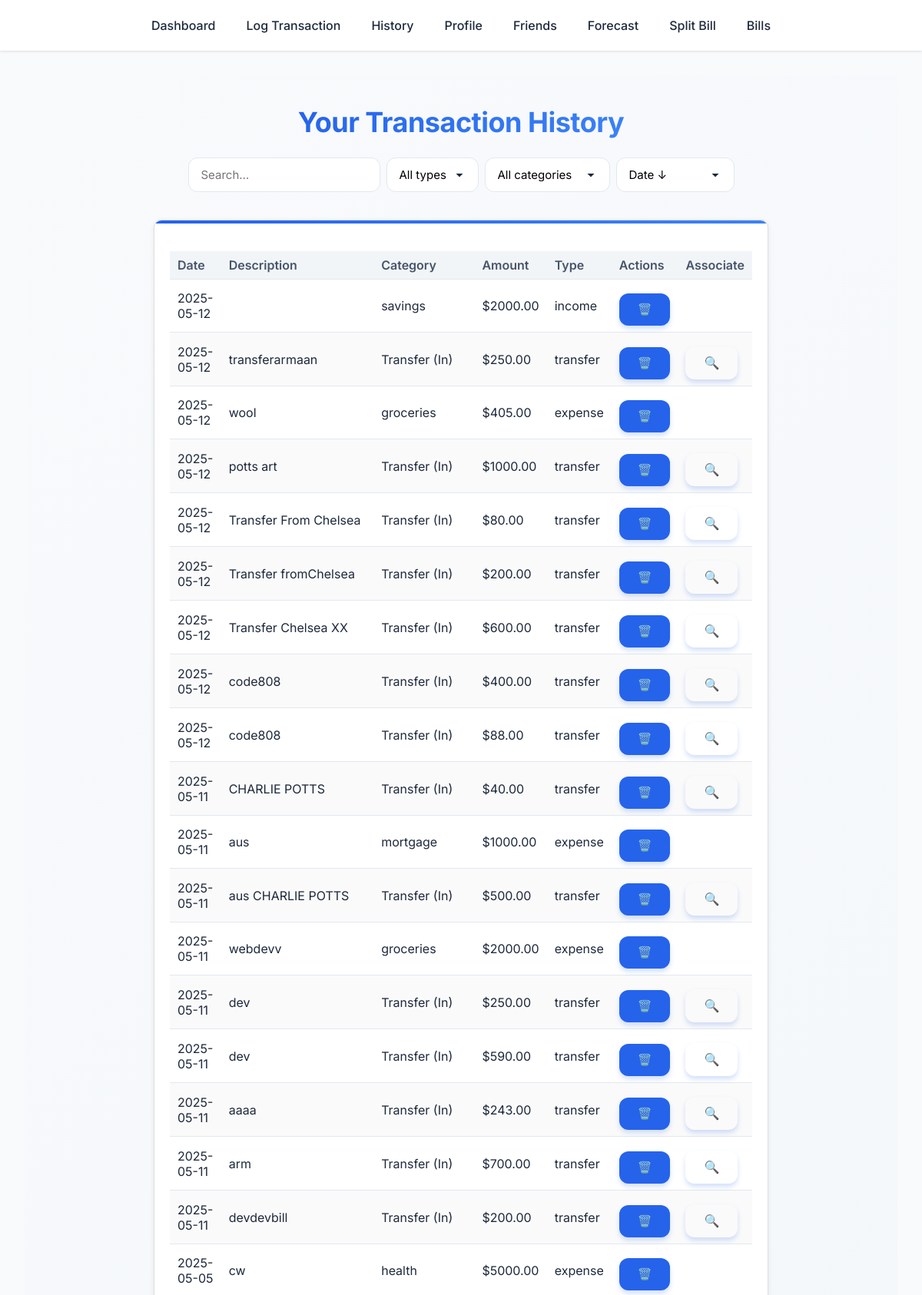
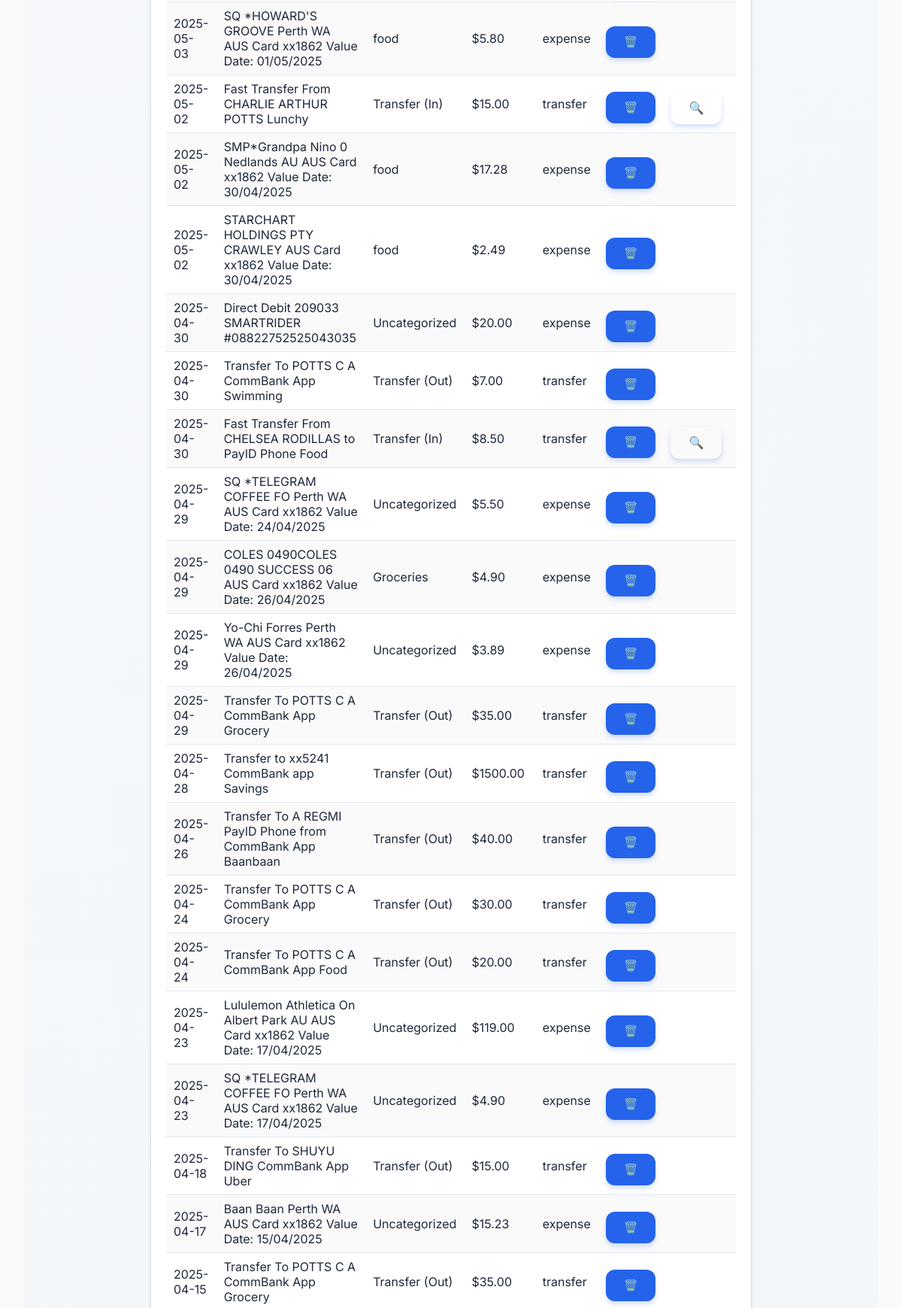
Screenshot of /history (signed in, upper part) with the database file from the repository (2 pictures, top to bottom).
### app/models.py (models this page shows, shortened)
class Transaction(db.Model):
    __tablename__ = 'transactions'
    id                 = db.Column(db.Integer, primary_key=True)
    user_id            = db.Column(
        db.Integer,
        db.ForeignKey('users.id', ondelete='CASCADE'),
        nullable=False
    )
    date               = db.Column(db.Date, nullable=False)
    amount             = db.Column(db.Numeric(10, 2), nullable=False)  # always stored positive
    category           = db.Column(db.String, nullable=False)
    type               = db.Column(
        db.Enum(TransactionType, name='tx_type'),
        nullable=False
    )
    transfer_direction = db.Column(db.Enum('in','out', name='transfer_dir'), nullable=True)
    description        = db.Column(db.String(255), nullable=True)
    user               = db.relationship(
        'User',
        back_populates='transactions'
    )
    bill_transactions = db.relationship('BillTransaction',
                                        back_populates='transaction')

### app/routes.py (the view, shortened to what this page needs)
@main.route('/history', methods=['GET', 'POST'])
@login_required
def history():
    PER_PAGE = 50
    page = request.args.get('page', 1, type=int)
    pagination = (Transaction.query
                  .filter_by(user_id=current_user.id)
                  .order_by(Transaction.date.desc())
                  .paginate(page=page, per_page=PER_PAGE, error_out=False))
    return render_template(
        'history.html',
        transactions=pagination.items,
        TransactionType=TransactionType,
        pagination=pagination,
        form=TransactionForm()
    )

### app/__init__.py (called while the page is built)
def create_app():
    app = Flask(__name__)
    app.config.from_object('config.Config')
    CSRFProtect(app)
    db.init_app(app)
    migrate.init_app(app, db)
    login_manager.init_app(app)
    with app.app_context():
        alembic_upgrade()
    from .models import User
    @login_manager.user_loader
    def load_user(user_id):
        return User.query.get(int(user_id))
    from .routes import main
    app.register_blueprint(main)
    return app

### app/templates/history.html (shortened to what this page needs)
{% extends "base.html" %}
{% block content %}
<div class="page-container">
  <h1>Your Transaction History</h1>
  <div class="controls">
    <input class=" input-box" id="search" type="text" placeholder="Search…" />
    <select id="filter-type"  class = "input-box">
      <option value="" >All types</option>
    </select>
    <select id="filter-cat"  class = "input-box">
      <option value="">All categories</option>
      {% set SUGGEST = ['food','groceries','travel','shopping','health','salary','savings','refund','uncategorized'] %}
    </select>
    <select id="sort" class = "input-box">
      <option value="date-desc">Date ↓</option>
    </select>
  </div>
  <div class="card">
    <table class="transaction-table">
      <thead>
        <tr>
          <th>Date</th><th>Description</th><th>Category</th>
          <th>Amount</th><th>Type</th><th>Actions</th><th>Associate</th>
        </tr>
      </thead>
      <tbody>
      {% for tx in transactions %}
        <tr data-tx="{{ tx.id }}">
          <td>{{ tx.date }}</td>
          <td>{{ tx.description }}</td>
          <td class="cat-cell" data-cat="{{ tx.category }}">
            <span class="cat-view">{{ tx.category }}</span>
          </td>
          <td>${{ "%.2f"|format(tx.amount) }}</td>
          <td>{{ tx.type.value }}</td>
          <td>
            <form method="POST" style="display:inline;">
              <button type="submit" class="btn" title="Delete">🗑️</button>
            </form>
          </td>
          <td>
            {% if tx.type == TransactionType.transfer and tx.transfer_direction == 'in' %}
              <button class="btn btn--sm btn-ghost"
                      title="Associate friend"
                      data-tx="{{ tx.id }}">🔍</button>
            {% endif %}
          </td>
        </tr>
      {% endfor %}
      </tbody>
    </table>
  </div>
</div>
{% endblock %}

### app/static/css/main.css (style rules this page uses)
:root { --primary: #2563eb; --primary-dark: #1d4ed8; --secondary: #64748b; --accent: #3b82f6; --success: #10b981; --warning: #f59e0b; --danger: #ef4444; --background: #f8fafc; --white: #ffffff; --text-primary: #1e293b; --text-secondary: #475569; --shadow-sm: 0 1px 3px rgba(0,0,0,0.12); --shadow-md: 0 4px 6px -1px rgba(0,0,0,0.1); --shadow-lg: 0 10px 15px -3px rgba(0,0,0,0.1); }
* { box-sizing: border-box; margin: 0; padding: 0; }
body { margin: 0; font-family: 'Inter', sans-serif; background: var(--background); color: var(--text-primary); }
.page-container { padding: 40px 60px; position: relative; display: flex; flex-direction: column; align-items: center; background: linear-gradient(135deg, #f8fafc 0%, #f1f5f9 100%); min-height: 80vh; }
h1 { font-size: 36px; background: linear-gradient(135deg, var(--primary) 0%, var(--accent) 100%); background-clip: text; -webkit-background-clip: text; -webkit-text-fill-color: transparent; font-weight: 700; margin-bottom: 24px; letter-spacing: -0.5px; line-height: 1.2; text-align: center; position: relative; z-index: 1; }
.card { background-color: var(--white); border-radius: 16px; padding: 24px; box-shadow: var(--shadow-md); margin-bottom: 24px; width: 100%; max-width: 800px; position: relative; overflow: hidden; }
.card::before { content: ''; position: absolute; top: 0; left: 0; width: 100%; height: 4px; background: linear-gradient(90deg, var(--primary) 0%, var(--accent) 100%); }
.input-box { margin-bottom: 20px; padding: 12px 16px; border: 1px solid #e2e8f0; border-radius: 12px; background: var(--white); font-family: 'Inter', sans-serif; font-size: 15px; transition: all 0.2s ease; }
select.input-box { background-repeat: no-repeat; background-position: right 16px center; appearance: none; padding-right: 40px; }
.button, button[type="submit"], .btn { padding: 12px 24px; border: none; background-color: var(--primary); color: var(--white); font-size: 15px; font-weight: 600; border-radius: 12px; cursor: pointer; transition: all 0.2s cubic-bezier(0.4, 0, 0.2, 1); box-shadow: 0 4px 6px rgba(37, 99, 235, 0.2); margin-top: 10px; }
.transaction-table { width: 100%; border-collapse: collapse; margin-top: 20px; }
.transaction-table th, .transaction-table td { padding: 12px 16px; text-align: left; border-bottom: 1px solid #e2e8f0; }
.transaction-table th { background-color: #f8fafc; font-weight: 600; color: var(--text-secondary); }

### app/templates/history.html (style rules this page uses)
.controls { display:flex;flex-wrap:wrap;gap:8px;margin:0 0 16px; }
.card { background:#fff;border:1px solid #ddd;border-radius:10px; padding:20px;box-shadow:0 2px 6px rgba(0,0,0,.08);overflow-x:auto; }
.transaction-table { width:100%;border-collapse:collapse; }
.transaction-table th,.transaction-table td { padding:8px 10px;text-align:left; }
.transaction-table th { background:#f2f5f8; }
.transaction-table tr:nth-child(even) { background:#fafafa; }
.cat-cell { cursor:pointer; }
.btn { border:none;background:none;cursor:pointer;font-size:1em; }

### rows the page displays
Transaction: date "2025-05-12", category "savings", amount "2000.00", type.value "income"
Transaction: date "2025-05-12", description "transferarmaan", category "Transfer (In)", amount "250.00", type.value "transfer"
Transaction: date "2025-05-12", description "wool", category "groceries", amount "405.00", type.value "expense"
Transaction: date "2025-05-12", description "potts art", category "Transfer (In)", amount "1000.00", type.value "transfer"
Transaction: date "2025-05-12", description "Transfer From Chelsea", category "Transfer (In)", amount "80.00", type.value "transfer"
Transaction: date "2025-05-12", description "Transfer fromChelsea", category "Transfer (In)", amount "200.00", type.value "transfer"
Transaction: date "2025-05-12", description "Transfer Chelsea XX", category "Transfer (In)", amount "600.00", type.value "transfer"
Transaction: date "2025-05-12", description "code808", category "Transfer (In)", amount "400.00", type.value "transfer"
Transaction: date "2025-05-12", description "code808", category "Transfer (In)", amount "88.00", type.value "transfer"
Transaction: date "2025-05-11", description "CHARLIE POTTS", category "Transfer (In)", amount "40.00", type.value "transfer"
Transaction: date "2025-05-11", description "aus", category "mortgage", amount "1000.00", type.value "expense"
Transaction: date "2025-05-11", description "aus CHARLIE POTTS", category "Transfer (In)", amount "500.00", type.value "transfer"
Transaction: date "2025-05-11", description "webdevv", category "groceries", amount "2000.00", type.value "expense"
Transaction: date "2025-05-11", description "dev", category "Transfer (In)", amount "250.00", type.value "transfer"
Transaction: date "2025-05-11", description "dev", category "Transfer (In)", amount "590.00", type.value "transfer"
Transaction: date "2025-05-11", description "aaaa", category "Transfer (In)", amount "243.00", type.value "transfer"
Transaction: date "2025-05-11", description "arm", category "Transfer (In)", amount "700.00", type.value "transfer"
Transaction: date "2025-05-11", description "devdevbill", category "Transfer (In)", amount "200.00", type.value "transfer"
Transaction: date "2025-05-05", description "cw", category "health", amount "5000.00", type.value "expense"
Transaction: date "2025-05-03", description "SQ *HOWARD'S GROOVE Perth WA AUS Card xx1862 Value Date: 01/05/2025", category "food", amount "5.80", type.value "expense"
Transaction: date "2025-05-02", description "Fast Transfer From CHARLIE ARTHUR POTTS Lunchy", category "Transfer (In)", amount "15.00", type.value "transfer"
Transaction: date "2025-05-02", description "SMP*Grandpa Nino 0 Nedlands AU AUS Card xx1862 Value Date: 30/04/2025", category "food", amount "17.28", type.value "expense"
Transaction: date "2025-05-02", description "STARCHART HOLDINGS PTY CRAWLEY AUS Card xx1862 Value Date: 30/04/2025", category "food", amount "2.49", type.value "expense"
Transaction: date "2025-04-30", description "Direct Debit 209033 SMARTRIDER #08822752525043035", category "Uncategorized", amount "20.00", type.value "expense"
Transaction: date "2025-04-30", description "Transfer To POTTS C A CommBank App Swimming", category "Transfer (Out)", amount "7.00", type.value "transfer"
Transaction: date "2025-04-30", description "Fast Transfer From CHELSEA RODILLAS to PayID Phone Food", category "Transfer (In)", amount "8.50", type.value "transfer"
Transaction: date "2025-04-29", description "SQ *TELEGRAM COFFEE FO Perth WA AUS Card xx1862 Value Date: 24/04/2025", category "Uncategorized", amount "5.50", type.value "expense"
Transaction: date "2025-04-29", description "COLES 0490COLES 0490 SUCCESS 06 AUS Card xx1862 Value Date: 26/04/2025", category "Groceries", amount "4.90", type.value "expense"
Transaction: date "2025-04-29", description "Yo-Chi Forres Perth WA AUS Card xx1862 Value Date: 26/04/2025", category "Uncategorized", amount "3.89", type.value "expense"
Transaction: date "2025-04-29", description "Transfer To POTTS C A CommBank App Grocery", category "Transfer (Out)", amount "35.00", type.value "transfer"
Transaction: date "2025-04-28", description "Transfer to xx5241 CommBank app Savings", category "Transfer (Out)", amount "1500.00", type.value "transfer"
Transaction: date "2025-04-26", description "Transfer To A REGMI PayID Phone from CommBank App Baanbaan", category "Transfer (Out)", amount "40.00", type.value "transfer"
Transaction: date "2025-04-24", description "Transfer To POTTS C A CommBank App Grocery", category "Transfer (Out)", amount "30.00", type.value "transfer"
Transaction: date "2025-04-24", description "Transfer To POTTS C A CommBank App Food", category "Transfer (Out)", amount "20.00", type.value "transfer"
Transaction: date "2025-04-23", description "Lululemon Athletica On Albert Park AU AUS Card xx1862 Value Date: 17/04/2025", category "Uncategorized", amount "119.00", type.value "expense"
Transaction: date "2025-04-23", description "SQ *TELEGRAM COFFEE FO Perth WA AUS Card xx1862 Value Date: 17/04/2025", category "Uncategorized", amount "4.90", type.value "expense"
Transaction: date "2025-04-18", description "Transfer To SHUYU DING CommBank App Uber", category "Transfer (Out)", amount "15.00", type.value "transfer"
Transaction: date "2025-04-17", description "Baan Baan Perth WA AUS Card xx1862 Value Date: 15/04/2025", category "Uncategorized", amount "15.23", type.value "expense"
Transaction: date "2025-04-15", description "Transfer To POTTS C A CommBank App Grocery", category "Transfer (Out)", amount "35.00", type.value "transfer"
